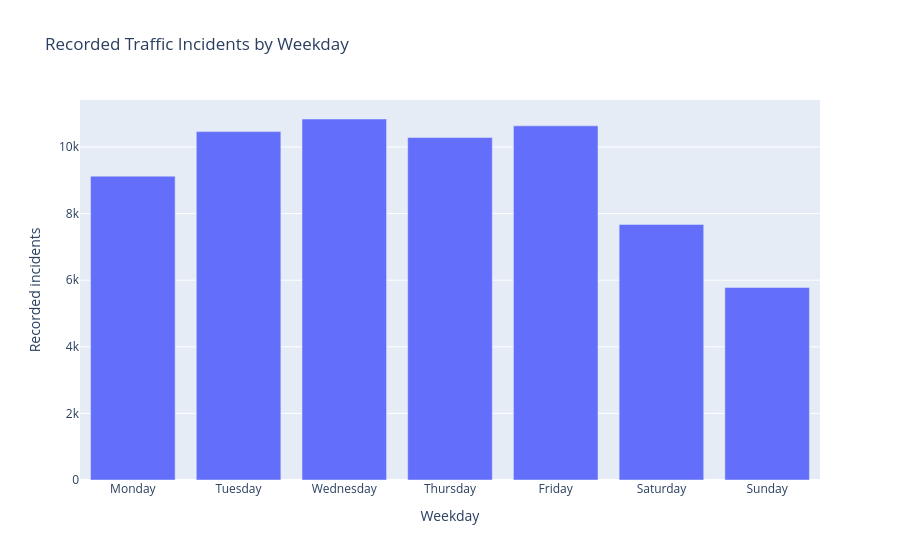

Notebook source saved alongside this figure:
### Code cell
# Plot weekday incident counts.
fig = px.bar(
    weekday_counts,
    x="weekday",
    y="incident_count",
    title="Recorded Traffic Incidents by Weekday",
    labels={
        "weekday": "Weekday",
        "incident_count": "Recorded incidents",
    },
)

fig.show()

### Figure 1 — Plotly figure (JSON) as saved in the notebook; plotly's stock layout.template omitted (floating-point values rounded to 4 significant figures)
{"data": [{"hovertemplate": "Weekday=%{x}<br>Recorded incidents=%{y}<extra></extra>", "legendgroup": "", "marker": {"color": "#636efa", "pattern": {"shape": ""}}, "name": "", "orientation": "v", "showlegend": false, "textposition": "auto", "type": "bar", "x": ["Monday", "Tuesday", "Wednesday", "Thursday", "Friday", "Saturday", "Sunday"], "xaxis": "x", "y": [9123, 10461, 10840, 10283, 10634, 7674, 5783], "yaxis": "y"}], "layout": {"barmode": "relative", "legend": {"tracegroupgap": 0}, "title": {"text": "Recorded Traffic Incidents by Weekday"}, "xaxis": {"anchor": "y", "domain": [0, 1], "title": {"text": "Weekday"}}, "yaxis": {"anchor": "x", "domain": [0, 1], "title": {"text": "Recorded incidents"}}}}
